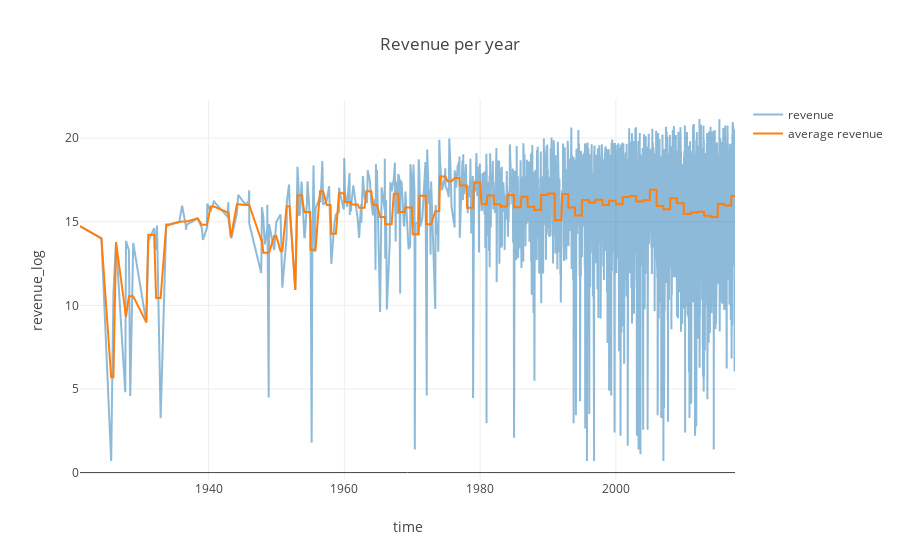

The notebook cell this image was saved under:
### Code cell
trace_1 = go.Scatter(x = tr_cat2.index, y= tr_cat2.revenue_log, 
                     mode = 'lines', name = 'revenue', 
                    opacity = .5)
trace_2 = go.Scatter(x = tr_cat2.index, y = tr_cat2.year_avg, 
                     mode = 'lines', name = 'average revenue')
layout = go.Layout(title = 'Revenue per year',
                   xaxis = dict(title = 'time'), 
                   yaxis = dict(title = 'revenue_log'))
fig = go.Figure([trace_1, trace_2], layout)
iplot(fig)

### Figure 1 — Plotly figure (JSON) as saved in the notebook; plotly's stock layout.template omitted (floating-point values rounded to 4 significant figures; data arrays with more than 128 entries replaced by an {"elided": "..."} marker saying what was removed)
{"data": [{"mode": "lines", "name": "revenue", "opacity": 0.5, "type": "scatter", "uid": "7623cb03-7be8-4682-b2de-1a473851664f", "x": {"elided": "3000 str values"}, "y": {"elided": "3000 float values"}}, {"mode": "lines", "name": "average revenue", "type": "scatter", "uid": "c07b23d2-c767-4be9-8ee8-b3c54937e1a4", "x": {"elided": "3000 str values"}, "y": {"elided": "3000 float values"}}], "layout": {"title": "Revenue per year", "xaxis": {"title": "time"}, "yaxis": {"title": "revenue_log"}}}
